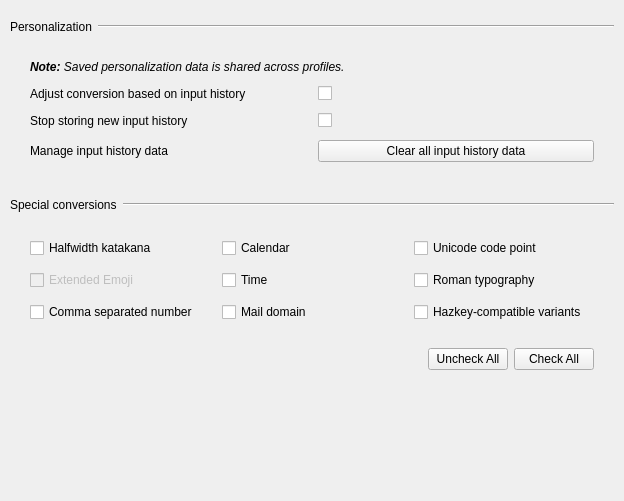
         <widget class="QWidget" name="convertionTabScrollContents">
          <property name="geometry">
           <rect>
            <x>0</x>
            <y>0</y>
            <width>624</width>
            <height>501</height>
           </rect>
          </property>
          <layout class="QVBoxLayout" name="conversionTabScrollContentsLayout">
           <property name="leftMargin">
            <number>10</number>
           </property>
           <property name="topMargin">
            <number>10</number>
           </property>
           <property name="rightMargin">
            <number>10</number>
           </property>
           <property name="bottomMargin">
            <number>10</number>
           </property>
           <item>
            <layout class="QHBoxLayout" name="personalizationHeader">
             <property name="topMargin">
              <number>10</number>
             </property>
             <property name="bottomMargin">
              <number>10</number>
             </property>
             <item>
              <widget class="QLabel" name="personalizationHeaderLabel">
               <property name="text">
                <string>Personalization</string>
               </property>
              </widget>
             </item>
             <item>
              <widget class="Line" name="personalizationHeaderLine">
               <property name="sizePolicy">
                <sizepolicy hsizetype="Expanding" vsizetype="Fixed">
                 <horstretch>0</horstretch>
                 <verstretch>0</verstretch>
                </sizepolicy>
               </property>
               <property name="orientation">
                <enum>Qt::Orientation::Horizontal</enum>
               </property>
              </widget>
             </item>
            </layout>
           </item>
           <item>
            <layout class="QGridLayout" name="personalizationGrid">
             <property name="leftMargin">
              <number>20</number>
             </property>
             <property name="topMargin">
              <number>10</number>
             </property>
             <property name="rightMargin">
              <number>20</number>
             </property>
             <property name="bottomMargin">
              <number>20</number>
             </property>
             <property name="spacing">
              <number>12</number>
             </property>
             <item row="3" column="0">
              <widget class="QLabel" name="manageLearningLabel">
               <property name="text">
                <string>Manage input history data</string>
               </property>
              </widget>
             </item>
             <item row="3" column="1">
              <widget class="QPushButton" name="clearLearningData">
               <property name="text">
                <string>Clear all input history data</string>
               </property>
              </widget>
             </item>
             <item row="0" column="0" colspan="2">
              <widget class="QLabel" name="personalizationNote">
               <property name="font">
                <font>
                 <italic>true</italic>
                </font>
               </property>
               <property name="text">
                <string>&lt;html&gt;&lt;head/&gt;&lt;body&gt;&lt;p&gt;&lt;span style=&quot; font-weight:700;&quot;&gt;Note:&lt;/span&gt; Saved personalization data is shared across profiles.&lt;/p&gt;&lt;/body&gt;&lt;/html&gt;</string>
               </property>
              </widget>
             </item>
             <item row="1" column="0">
              <widget class="QLabel" name="useHistoryLabel">
               <property name="text">
                <string>Adjust conversion based on input history</string>
               </property>
              </widget>
             </item>
             <item row="2" column="0">
              <widget class="QLabel" name="stopStoreNewHistoryLabel">
               <property name="text">
                <string>Stop storing new input history</string>
               </property>
              </widget>
             </item>
             <item row="1" column="1">
              <widget class="QCheckBox" name="useHistory"/>
             </item>
             <item row="2" column="1">
              <widget class="QCheckBox" name="stopStoreNewHistory"/>
             </item>
            </layout>
           </item>
           <item>
            <layout class="QHBoxLayout" name="specialConversionHeader">
             <property name="topMargin">
              <number>10</number>
             </property>
             <property name="bottomMargin">
              <number>10</number>
             </property>
             <item>
              <widget class="QLabel" name="specialConvertionHeaderLabel">
               <property name="text">
                <string>Special conversions</string>
               </property>
              </widget>
             </item>
             <item>
              <widget class="Line" name="specialConvertHeaderLine">
               <property name="sizePolicy">
                <sizepolicy hsizetype="Expanding" vsizetype="Fixed">
                 <horstretch>0</horstretch>
                 <verstretch>0</verstretch>
                </sizepolicy>
               </property>
               <property name="orientation">
                <enum>Qt::Orientation::Horizontal</enum>
               </property>
              </widget>
             </item>
            </layout>
           </item>
           <item>
            <layout class="QGridLayout" name="specialConversionsGrid">
             <property name="leftMargin">
              <number>20</number>
             </property>
             <property name="topMargin">
              <number>10</number>
             </property>
             <property name="rightMargin">
              <number>20</number>
             </property>
             <property name="bottomMargin">
              <number>10</number>
             </property>
             <property name="spacing">
              <number>12</number>
             </property>
             <item row="1" column="2">
              <widget class="QCheckBox" name="romanTypographyConversion">
               <property name="text">
                <string>Roman typography</string>
               </property>
              </widget>
             </item>
             <item row="2" column="1">
              <widget class="QCheckBox" name="mailDomainConversion">
               <property name="text">
                <string>Mail domain</string>
               </property>
              </widget>
             </item>
             <item row="0" column="2">
              <widget class="QCheckBox" name="unicodeCodePointConversion">
               <property name="text">
                <string>Unicode code point</string>
               </property>
              </widget>
             </item>
             <item row="1" column="1">
              <widget class="QCheckBox" name="timeConversion">
               <property name="text">
                <string>Time</string>
               </property>
              </widget>
             </item>
             <item row="2" column="2">
              <widget class="QCheckBox" name="hazkeyVersionConversion">
               <property name="text">
                <string>Hazkey-compatible variants</string>
               </property>
              </widget>
             </item>
             <item row="2" column="0">
              <widget class="QCheckBox" name="commaSeparatedNumCoversion">
               <property name="text">
                <string>Comma separated number</string>
               </property>
              </widget>
             </item>
             <item row="0" column="1">
              <widget class="QCheckBox" name="calendarConversion">
               <property name="text">
                <string>Calendar</string>
               </property>
              </widget>
             </item>
             <item row="0" column="0">
              <widget class="QCheckBox" name="halfwidthKatakanaConversion">
               <property name="text">
                <string>Halfwidth katakana</string>
               </property>
              </widget>
             </item>
             <item row="1" column="0">
              <widget class="QCheckBox" name="extendedEmojiConversion">
               <property name="enabled">
                <bool>false</bool>
               </property>
               <property name="text">
                <string>Extended Emoji</string>
               </property>
              </widget>
             </item>
            </layout>
           </item>
           <item>
            <layout class="QHBoxLayout" name="specialConversionsActions">
             <property name="leftMargin">
              <number>20</number>
             </property>
             <property name="topMargin">
              <number>10</number>
             </property>
             <property name="rightMargin">
              <number>20</number>
             </property>
             <property name="bottomMargin">
              <number>20</number>
             </property>
             <item>
              <spacer name="horizontalSpacer">
               <property name="orientation">
                <enum>Qt::Orientation::Horizontal</enum>
               </property>
               <property name="sizeHint" stdset="0">
                <size>
                 <width>40</width>
                 <height>20</height>
                </size>
               </property>
              </spacer>
             </item>
             <item>
              <widget class="QPushButton" name="uncheckAllConversion">
               <property name="text">
                <string>Uncheck All</string>
               </property>
              </widget>
             </item>
             <item>
              <widget class="QPushButton" name="checkAllConversion">
               <property name="text">
                <string>Check All</string>
               </property>
              </widget>
             </item>
            </layout>
           </item>
           <item>
            <spacer name="conversionTabBottomSpacer">
             <property name="orientation">
              <enum>Qt::Orientation::Vertical</enum>
             </property>
             <property name="sizeHint" stdset="0">
              <size>
               <width>20</width>
               <height>26</height>
              </size>
             </property>
            </spacer>
           </item>
          </layout>
         </widget>
